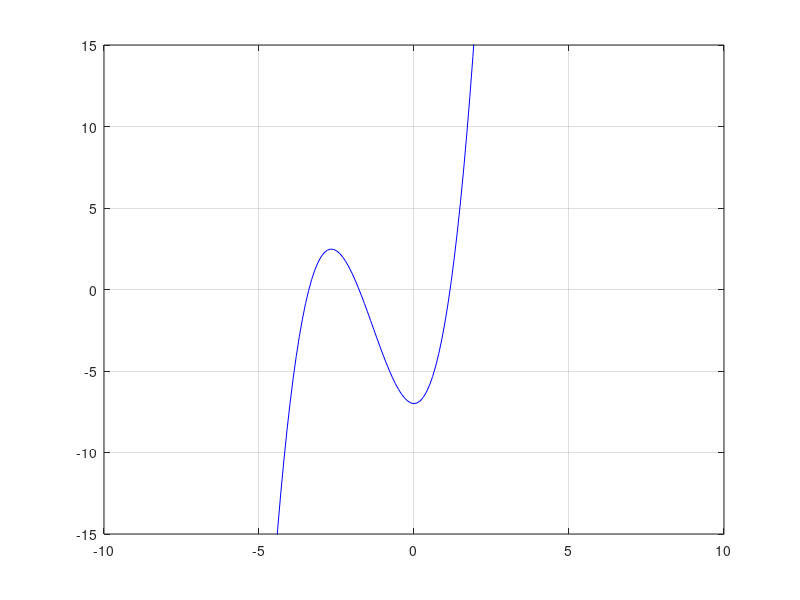

This chart was generated by the following MATLAB code: (Note: this script raises an error after producing the figure.)
%We define a function & its derivative

f = @(x) x.^3 + 4*x.^2 -7;
df = @(x) 3*x.^2 + 8*x;
%We define a space
x = (-10:0.1:10)';

figure(1);
plot(x,f(x),'b');
ylim([-15 15]);
grid("on");

%--------------------------------
 p0 = -2;
 tol = 1e-8;
 N = 20;

[p,i] = Function_Newton_Raphson(f,df,p0,tol,N);

% i = 1;
% while i <= N
%     p = p0 - f(p0)/df(p0);
%     if abs(p-p0) < tol
%         break;
%     end
%     i = i+1; 
%     p0 = p;
% end